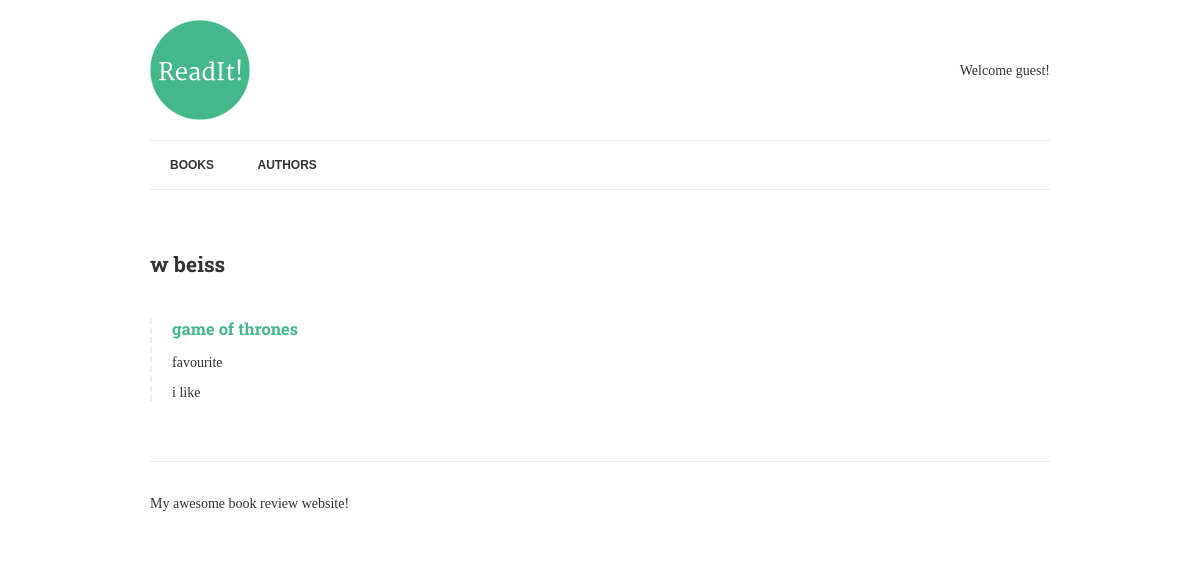
The page /authors/2/ on the database its author committed.
### books/models.py (models this page shows, shortened)
class Author(models.Model):
    name = models.CharField(max_length=70, help_text="Use pen name, not real name", unique=True)

class Book(models.Model):
    title = models.CharField(max_length=150)
    authors = models.ManyToManyField("Author", related_name="books")
    review = models.TextField(blank=True, null=True)
    date_reviewed = models.DateTimeField(blank=True, null=True)
    is_favourite = models.BooleanField(default=False, verbose_name="Favourite?")

### books/views.py (the view)
# urls.py: url(r'^authors/(?P<pk>[-\w]+)/$', views.AuthorDetail.as_view(), name="author-detail"),
class AuthorDetail(DetailView):
    model = Author
    template_name = "author.html"

### books/templates/author.html
{% extends "base.html" %}
{% block content %}
	<h2>{{ author.name }}</h2>
	{% for book in author.books.all %}
		{% if book.review %}
			<div class="book">
				<h3><a href="{% url 'book-detail' book.pk %}">{{ book.title }}</a></h3>
				{% if book.is_favourite %}<p class="highlight">favourite</p>{% endif %}
				<p>{{ book.review|linebreaks }}</p>
			</div>
		{% endif %}
	{% endfor %}
{% endblock %}

### readit/static/css/style.css (style rules this page uses)
.book { border-left: 2px dashed #ececec; padding-left: 20px; margin: 40px 0; }
body { font-family: 'Merriweather', serif; color: #333; font-size: 14px; }
h1, h2, h3, h4, h5, h6 { font-family: 'Roboto Slab', serif; }
a { color: #44B78B; text-decoration: none; }

### rows shown on the page
Author: name "w beiss"
Book: title "game of thrones", is_favourite "favourite", review "i like"
